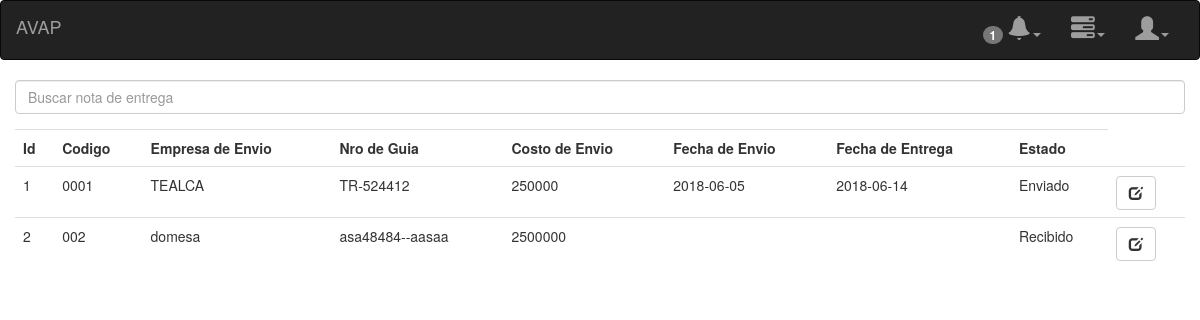
Page /pages/notaEntrega.php (signed in) on the committed database.
### tables this page shows
CREATE TABLE `nota_entrega` (
  `id_nota_entrega` int(10) unsigned NOT NULL AUTO_INCREMENT,
  `cod_nota_entrega` varchar(5) NOT NULL,
  `id_factura` int(10) unsigned NOT NULL,
  `empresa_envio` varchar(25) NOT NULL,
  `guia` varchar(25) NOT NULL,
  `costo_envio` varchar(10) NOT NULL,
  `estado` int(11) NOT NULL,
  `fecha_envio` varchar(10) NOT NULL,
  `fechaEntrega` varchar(10) NOT NULL,
  `fecha_log` timestamp NOT NULL DEFAULT CURRENT_TIMESTAMP,
  PRIMARY KEY (`id_nota_entrega`),
  KEY `id_factura` (`id_factura`),
  CONSTRAINT `nota_entrega_ibfk_1` FOREIGN KEY (`id_factura`) REFERENCES `factura` (`id_factura`) ON DELETE CASCADE ON UPDATE CASCADE
);

### models/db.php (called while the page is built)
<?php
class db
{
    public static function conexion(){
        $conexion = new mysqli('localhost', 'root', '', 'avap', '3306');
        $conexion->query("SET NAMES 'utf8'");
        return $conexion;
    }
}

### controllers/notaEntrega/allNota.php (called while the page is built)
<?php
require_once '../models/nota_entrega.php';
	$nota = new NotaEntrega();
	$nota_entrega = $nota->getNotaEnvio();

### models/nota_entrega.php (called while the page is built, shortened)
<?php
require_once 'db.php';
class NotaEntrega{
	private $db;
	private $nota_entrega;
	public function __construct(){
		$this->db=db::conexion();
		$this->nota_entrega=array();
	}
    public function getNotaEnvio(){
        $sql = $this->db->query("SELECT * FROM nota_entrega");
        while($filas = $sql->fetch_assoc()){
            $this->nota_entrega[] = $filas;
        }
        return $this->nota_entrega;
    }
    public function notificacionN(){
        $sql = $this->db->query("SELECT id_nota_entrega, cod_nota_entrega, fecha_envio, DATEDIFF(CURDATE(), fecha_envio) AS notificacion FROM nota_entrega WHERE estado = 1");
        while($filas = $sql->fetch_assoc()){
            $this->nota_entrega[] = $filas;
        }
        return $this->nota_entrega;
    }
}

### pages/notaEntrega.php (the view, shortened to what this page needs)
<?php require_once 'layout/head.php'; ?>
<?php require_once 'layout/nav.php'; ?>
<?php require_once '../controllers/notaEntrega/allNota.php';?>
	<div class="col-xs-12 col-sm-12 col-md-12 col-lg-12">
		<div>
			<div class="form-group">
				<input type="text" id="searchNota" class="form-control" onkeypress="return numeroyletras(event)" placeholder="Buscar nota de entrega">
			</div>
		</div>
		<table class="table table-responsive" id="tablaNotaEntrega">
			<tr>
				<th>Id</th>
				<th>Codigo</th>
				<th>Empresa de Envio</th>
				<th>Nro de Guia</th>
				<th>Costo de Envio</th>
				<th>Fecha de Envio</th>
				<th>Fecha de Entrega</th>
				<th>Estado</th>
			</tr>
			<?php for($i=0; $i<count($nota_entrega); $i++){ $rs = $nota_entrega[$i]; ?>
			<tr>
				<td><?php echo $rs['id_nota_entrega']; ?></td>
				<td><?php echo $rs['cod_nota_entrega']; ?></td>
				<td><?php echo $rs['empresa_envio']; ?></td>
				<td><?php echo $rs['guia']; ?></td>
				<td><?php echo $rs['costo_envio']; ?></td>
				<td><?php echo $rs['fecha_envio']; ?></td>
				<td><?php echo $rs['fechaEntrega']; ?></td>
				<td>
					<?php if($rs['estado'] == '1'){
						echo 'Enviado';
					}else if($rs['estado'] == '2') {
						echo 'Recibido';
					}else if($rs['estado'] == '3'){
						echo 'Extraviado';
					}else if($rs['estado'] == '4'){
						echo 'Devuelto';
					} ?>
				</td>
				<td>
					<a href="#" onclick="editNotaEntrega(this,<?php echo $rs['estado']; ?>);" title="Editar nota de entrega" class="btn btn-default glyphicon glyphicon-edit"></a>
				</td>
			</tr>
			<?php } ?>
		</table>
	</div>
<?php require_once 'layout/footer.php'; ?>

### rows in the picture
nota_entrega: id_nota_entrega "1", cod_nota_entrega "0001", empresa_envio "TEALCA", guia "TR-524412", costo_envio "250000", fecha_envio "2018-06-05", fechaEntrega "2018-06-14", estado "Enviado"
nota_entrega: id_nota_entrega "2", cod_nota_entrega "002", empresa_envio "domesa", guia "asa48484--aasaa", costo_envio "2500000", estado "Recibido"

### other values in the picture
$contar+$contarN "1"
